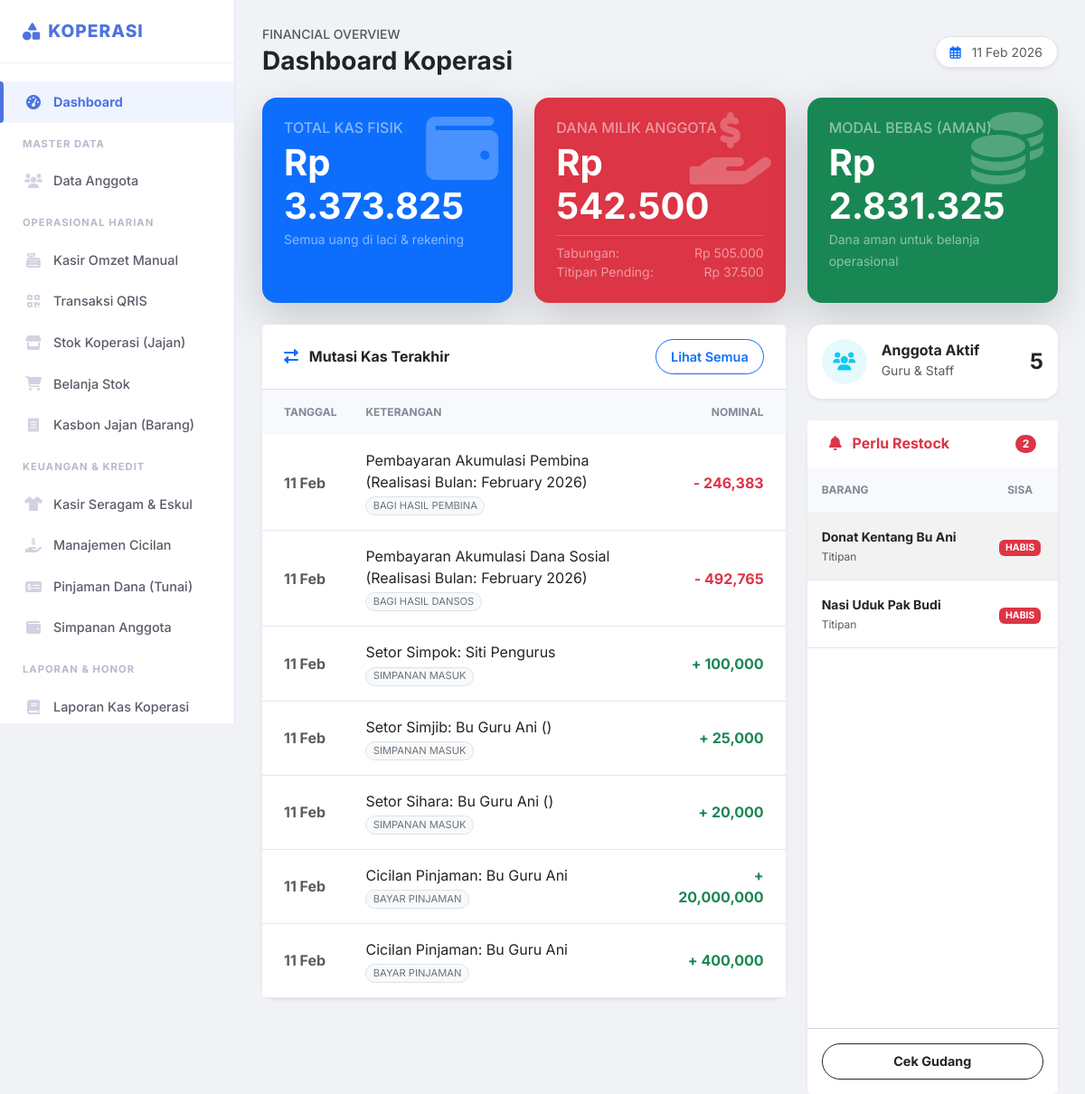
The app's page /index.php (signed in) with its own data.
### tables this page shows
CREATE TABLE `transaksi_kas` (
  `id` int(11) NOT NULL,
  `tanggal` date NOT NULL,
  `kategori` varchar(100) NOT NULL,
  `arus` enum('masuk','keluar') NOT NULL,
  `jumlah` decimal(15,2) NOT NULL,
  `keterangan` text DEFAULT NULL,
  `user_id` int(11) DEFAULT NULL,
  `created_at` timestamp NOT NULL DEFAULT current_timestamp()
);

CREATE TABLE `titipan` (
  `id` int(11) NOT NULL,
  `anggota_id` int(11) NOT NULL,
  `nama_barang` varchar(100) NOT NULL,
  `tanggal_titip` date NOT NULL,
  `stok_awal` int(11) NOT NULL,
  `stok_terjual` int(11) DEFAULT 0,
  `harga_modal` decimal(15,2) NOT NULL,
  `harga_jual` decimal(15,2) NOT NULL,
  `status_bayar` enum('belum','lunas') DEFAULT 'belum',
  `created_at` timestamp NOT NULL DEFAULT current_timestamp()
);

### config/functions.php (called while the page is built, shortened)
<?php
function formatRp($angka){
    return "Rp " . number_format($angka, 0, ',', '.');
}
?>

### pages/dashboard.php (the view, shortened to what this page needs)
<?php
if($_SESSION['user']['role'] == 'staff') {
    $today = date('Y-m-d');
    $trx = $pdo->query("SELECT COUNT(*) FROM transaksi_kas WHERE tanggal = '$today'")->fetchColumn();
    $stok_koperasi = 0;
    try {
        $stok_koperasi = $pdo->query("SELECT COUNT(*) FROM stok_koperasi WHERE stok < 5")->fetchColumn();
    } catch(Exception $e){}
    $stok_sekolah = 0;
    try {
        $stok_sekolah = $pdo->query("SELECT COUNT(*) FROM stok_sekolah WHERE stok < 5")->fetchColumn();
    } catch(Exception $e){}
    $alert_stok = $stok_koperasi + $stok_sekolah;
    $titipan = 0;
    try {
        $titipan = $pdo->query("SELECT COUNT(*) FROM titipan WHERE status_bayar = 'belum'")->fetchColumn();
    } catch(Exception $e){}
?>
    <div class="row mb-4">
        <div class="col-12">
            <h2 class="fw-bold text-dark">Halo, Staff <?= htmlspecialchars($_SESSION['user']['nama_lengkap']) ?>! 👋</h2>
            <p class="text-muted">Selamat bertugas. Berikut ringkasan operasional hari ini.</p>
        </div>
    </div>
    <div class="row g-4">
        <div class="col-md-4">
            <div class="card border-0 shadow-sm h-100 border-start border-5 border-primary">
                <div class="card-body">
                    <div class="d-flex align-items-center">
                        <div class="flex-shrink-0 bg-primary bg-opacity-10 p-3 rounded">
                            <i class="fas fa-cash-register fa-2x text-primary"></i>
                        </div>
                        <div class="flex-grow-1 ms-3">
                            <h6 class="text-uppercase text-muted small fw-bold mb-1">Transaksi Hari Ini</h6>
                            <h2 class="mb-0 fw-bold text-dark"><?= $trx ?></h2>
                        </div>
                    </div>
                </div>
            </div>
        </div>
        <div class="col-md-4">
            <div class="card border-0 shadow-sm h-100 border-start border-5 border-warning">
                <div class="card-body">
                    <div class="d-flex align-items-center">
                        <div class="flex-shrink-0 bg-warning bg-opacity-10 p-3 rounded">
                            <i class="fas fa-exclamation-triangle fa-2x text-warning"></i>
                        </div>
                        <div class="flex-grow-1 ms-3">
                            <h6 class="text-uppercase text-muted small fw-bold mb-1">Stok Menipis (< 5)</h6>
                            <h2 class="mb-0 fw-bold text-dark"><?= $alert_stok ?> <small class="fs-6 text-muted">Item</small></h2>
                        </div>
                    </div>
                </div>
            </div>
        </div>
        <div class="col-md-4">
            <div class="card border-0 shadow-sm h-100 border-start border-5 border-info">
                <div class="card-body">
                    <div class="d-flex align-items-center">
                        <div class="flex-shrink-0 bg-info bg-opacity-10 p-3 rounded">
                            <i class="fas fa-box-open fa-2x text-info"></i>
                        </div>
                        <div class="flex-grow-1 ms-3">
                            <h6 class="text-uppercase text-muted small fw-bold mb-1">Titipan Aktif</h6>
                            <h2 class="mb-0 fw-bold text-dark"><?= $titipan ?></h2>
                        </div>
                    </div>
                </div>
            </div>
        </div>
    </div>
<?php
} else {
    $q_kas = $pdo->query("SELECT SUM(CASE WHEN arus = 'masuk' THEN jumlah ELSE -jumlah END) as saldo FROM transaksi_kas")->fetch();
    $kas_fisik = $q_kas['saldo'] ?? 0;
    $q_simp = $pdo->query("SELECT SUM(CASE WHEN tipe_transaksi = 'setor' THEN jumlah ELSE -jumlah END) as total FROM simpanan")->fetch();
    $total_tabungan = $q_simp['total'] ?? 0;
    $hutang_titipan = 0;
    try {
        $q_titip = $pdo->query("SELECT SUM(stok_terjual * harga_modal) as hutang FROM titipan WHERE status_bayar = 'belum'")->fetch();
        $hutang_titipan = $q_titip['hutang'] ?? 0;
    } catch(Exception $e){}
    $total_kewajiban = $total_tabungan + $hutang_titipan;
    $dana_bebas = $kas_fisik - $total_kewajiban;
    $q_anggota = $pdo->query("SELECT COUNT(*) as total FROM anggota WHERE status_aktif=1")->fetch();
    $jml_anggota = $q_anggota['total'];
    $limit_stok = 5;
    $stok_menipis_list = [];
    try {
        $sql = "SELECT id, nama_barang as nama, 'Koperasi' as jenis, stok as sisa FROM stok_koperasi WHERE stok <= $limit_stok";
        $stok_menipis_list = array_merge($stok_menipis_list, $pdo->query($sql)->fetchAll());
    } catch (Exception $e) {}
    try {
        $sql = "SELECT id, nama_barang as nama, 'Titipan' as jenis, (stok_awal - stok_terjual) as sisa FROM titipan WHERE (stok_awal - stok_terjual) <= $limit_stok AND status_bayar = 'belum'";
        $stok_menipis_list = array_merge($stok_menipis_list, $pdo->query($sql)->fetchAll());
    } catch (Exception $e) {}
    $total_alert = count($stok_menipis_list);
    $recent_trx = $pdo->query("SELECT * FROM transaksi_kas ORDER BY tanggal DESC, id DESC LIMIT 7")->fetchAll();
?>
<div class="d-flex justify-content-between align-items-center mb-4">
    <div>
        <h6 class="text-muted text-uppercase small ls-1 mb-1">Financial Overview</h6>
        <h2 class="h3 fw-bold mb-0 text-dark">Dashboard Koperasi</h2>
    </div>
    <div class="d-none d-md-block">
        <span class="bg-white px-3 py-2 rounded-pill shadow-sm text-muted small border">
            <i class="far fa-calendar-alt me-2 text-primary"></i> <?= date('d M Y') ?>
        </span>
    </div>
</div>
<div class="row g-4 mb-4">
    <div class="col-xl-4 col-md-6">
        <div class="card bg-primary text-white h-100 overflow-hidden border-0 shadow-lg rounded-4">
            <div class="card-body position-relative p-4">
                <div class="position-absolute top-0 end-0 opacity-25 m-3"><i class="fas fa-wallet fa-5x"></i></div>
                <h6 class="text-uppercase text-white-50 ls-1 mb-1">Total Kas Fisik</h6>
                <h2 class="display-6 fw-bold mb-0"><?= formatRp($kas_fisik) ?></h2>
                <small class="text-white-50">Semua uang di laci & rekening</small>
            </div>
        </div>
    </div>
    <div class="col-xl-4 col-md-6">
        <div class="card bg-danger text-white h-100 overflow-hidden border-0 shadow-lg rounded-4">
            <div class="card-body position-relative p-4">
                <div class="position-absolute top-0 end-0 opacity-25 m-3"><i class="fas fa-hand-holding-usd fa-5x"></i></div>
                <h6 class="text-uppercase text-white-50 ls-1 mb-1">Dana Milik Anggota</h6>
                <h2 class="display-6 fw-bold mb-0"><?= formatRp($total_kewajiban) ?></h2>
                <div class="mt-2 small text-white-50 border-top pt-2" style="border-color: rgba(255,255,255,0.2) !important;">
                    <div class="d-flex justify-content-between">
                        <span>Tabungan:</span> <span><?= formatRp($total_tabungan) ?></span>
                    </div>
                    <div class="d-flex justify-content-between">
                        <span>Titipan Pending:</span> <span><?= formatRp($hutang_titipan) ?></span>
                    </div>
                </div>
            </div>
        </div>
    </div>
    <div class="col-xl-4 col-md-6">
        <div class="card bg-success text-white h-100 overflow-hidden border-0 shadow-lg rounded-4">
            <div class="card-body position-relative p-4">
                <div class="position-absolute top-0 end-0 opacity-25 m-3"><i class="fas fa-coins fa-5x"></i></div>
                <h6 class="text-uppercase text-white-50 ls-1 mb-1">Modal Bebas (Aman)</h6>
                <h2 class="display-6 fw-bold mb-0"><?= formatRp($dana_bebas) ?></h2>
                <small class="text-white-50">Dana aman untuk belanja operasional</small>
            </div>
        </div>
    </div>
</div>
<div class="row g-4">
    <div class="col-lg-8">
        <div class="card h-100 border-0 shadow-sm rounded-4">
            <div class="card-header bg-white py-3 border-bottom d-flex justify-content-between align-items-center">
                <h6 class="fw-bold text-dark m-0"><i class="fas fa-exchange-alt me-2 text-primary"></i> Mutasi Kas Terakhir</h6>
                <a href="index.php?page=kas/laporan_kas" class="btn btn-sm btn-outline-primary rounded-pill px-3">Lihat Semua</a>
            </div>
            <div class="table-responsive">
                <table class="table table-hover align-middle mb-0">
                    <thead class="bg-light">
                        <tr>
                            <th class="ps-4">Tanggal</th>
                            <th>Keterangan</th>
                            <th class="text-end pe-4">Nominal</th>
                        </tr>
                    </thead>
                    <tbody>
                        <?php foreach($recent_trx as $row): ?>
                        <tr>
                            <td class="ps-4 text-muted fw-bold"><?= date('d M', strtotime($row['tanggal'])) ?></td>
                            <td>
                                <span class="d-block text-dark"><?= htmlspecialchars($row['keterangan']) ?></span>
                                <span class="badge bg-light text-secondary border rounded-pill fw-normal" style="font-size: 0.7rem;">
                                    <?= strtoupper(str_replace('_', ' ', $row['kategori'])) ?>
                                </span>
                            </td>
                            <td class="text-end pe-4">
                                <?php if($row['arus'] == 'masuk'): ?>
                                    <span class="text-success fw-bold">+ <?= number_format($row['jumlah']) ?></span>
                                <?php else: ?>
                                    <span class="text-danger fw-bold">- <?= number_format($row['jumlah']) ?></span>
                                <?php endif; ?>
                            </td>
                        </tr>
                        <?php endforeach; ?>
                    </tbody>
                </table>
            </div>
        </div>
    </div>
    <div class="col-lg-4">
        <div class="card border-0 shadow-sm rounded-4 mb-4">
            <div class="card-body">
                <div class="d-flex align-items-center">
                    <div class="flex-shrink-0">
                        <div class="bg-info bg-opacity-10 text-info rounded-circle d-flex align-items-center justify-content-center" style="width: 50px; height: 50px;">
                            <i class="fas fa-users fa-lg"></i>
                        </div>
                    </div>
                    <div class="flex-grow-1 ms-3">
                        <h6 class="mb-0 fw-bold">Anggota Aktif</h6>
                        <small class="text-muted">Guru & Staff</small>
                    </div>
                    <div class="fw-bold fs-4 text-dark"><?= $jml_anggota ?></div>
                </div>
            </div>
        </div>
        <div class="card h-100 border-0 shadow-sm rounded-4">
            <div class="card-header bg-white py-3 border-bottom-0 d-flex justify-content-between align-items-center">
                <h6 class="fw-bold text-danger m-0"><i class="fas fa-bell me-2"></i> Perlu Restock</h6>
                <span class="badge bg-danger rounded-pill"><?= $total_alert ?></span>
            </div>
            <div class="card-body p-0">
                <?php if($total_alert > 0): ?>
                <div class="table-responsive" style="max-height: 300px;">
                    <table class="table table-striped table-hover mb-0 small">
                        <thead class="bg-light text-muted">
                            <tr>
                                <th class="ps-3">Barang</th>
                                <th class="text-center pe-3">Sisa</th>
                            </tr>
                        </thead>
                        <tbody>
                            <?php foreach($stok_menipis_list as $brg): ?>
                            <tr>
                                <td class="ps-3">
                                    <span class="fw-bold d-block text-dark"><?= htmlspecialchars($brg['nama']) ?></span>
                                    <span class="text-muted" style="font-size: 0.75rem;"><?= $brg['jenis'] ?></span>
                                </td>
                                <td class="text-center pe-3">
                                    <?php if($brg['sisa'] <= 0): ?>
                                        <span class="badge bg-danger">HABIS</span>
                                    <?php else: ?>
                                        <span class="fw-bold text-danger"><?= $brg['sisa'] ?></span>
                                    <?php endif; ?>
                                </td>
                            </tr>
                            <?php endforeach; ?>
                        </tbody>
                    </table>
                </div>
                <?php endif; ?>
            </div>
            <div class="card-footer bg-white text-center p-3">
                <div class="d-grid gap-2">
                    <a href="index.php?page=inventory/stok_koperasi" class="btn btn-outline-dark btn-sm rounded-pill fw-bold">Cek Gudang</a>
                </div>
            </div>
        </div>
    </div>
</div>
<?php } ?>

### index.php (style rules this page uses)
:root { --primary: #4e73df; --primary-dark: #224abe; --success: #1cc88a; --info: #36b9cc; --warning: #f6c23e; --danger: #e74a3b; --dark: #2c3e50; --light: #f8f9fc; }
body { font-family: 'Inter', sans-serif; background-color: #f0f2f5; color: #5a5c69; overflow-x: hidden; }
.card { border: none; border-radius: 12px; box-shadow: 0 0.15rem 1.75rem 0 rgba(58, 59, 69, 0.05); background: #fff; transition: box-shadow 0.2s; }
.card-header { background: #fff; border-bottom: 1px solid #e3e6f0; padding: 1.2rem 1.5rem; font-weight: 700; color: var(--primary); }
.btn { padding: 0.5rem 1rem; border-radius: 8px; font-weight: 600; font-size: 0.9rem; }
.table thead th { background: #f8f9fc; color: #858796; font-weight: 700; text-transform: uppercase; font-size: 0.75rem; border-bottom: 0; padding: 1rem; }
.table td { padding: 1rem; vertical-align: middle; color: #5a5c69; border-bottom: 1px solid #e3e6f0; }

### records on screen
transaksi_kas: tanggal "11 Feb", keterangan "Pembayaran Akumulasi Pembina (Realisasi Bulan: February 2026)", kategori "BAGI HASIL PEMBINA", jumlah "246,383"
transaksi_kas: tanggal "11 Feb", keterangan "Pembayaran Akumulasi Dana Sosial (Realisasi Bulan: February 2026)", kategori "BAGI HASIL DANSOS", jumlah "492,765"
transaksi_kas: tanggal "11 Feb", keterangan "Setor Simpok: Siti Pengurus", kategori "SIMPANAN MASUK", jumlah "100,000"
transaksi_kas: tanggal "11 Feb", keterangan "Setor Simjib: Bu Guru Ani ()", kategori "SIMPANAN MASUK", jumlah "25,000"
transaksi_kas: tanggal "11 Feb", keterangan "Setor Sihara: Bu Guru Ani ()", kategori "SIMPANAN MASUK", jumlah "20,000"
transaksi_kas: tanggal "11 Feb", keterangan "Cicilan Pinjaman: Bu Guru Ani", kategori "BAYAR PINJAMAN", jumlah "20,000,000"
transaksi_kas: tanggal "11 Feb", keterangan "Cicilan Pinjaman: Bu Guru Ani", kategori "BAYAR PINJAMAN", jumlah "400,000"
titipan: nama_barang "Donat Kentang Bu Ani", jenis "Titipan"
titipan: nama_barang "Nasi Uduk Pak Budi", jenis "Titipan"

### other values on screen
formatRp($kas_fisik) "Rp 3.373.825"
formatRp($total_kewajiban) "Rp 542.500"
formatRp($total_tabungan) "Rp 505.000"
formatRp($hutang_titipan) "Rp 37.500"
formatRp($dana_bebas) "Rp 2.831.325"
$jml_anggota "5"
$total_alert "2"
